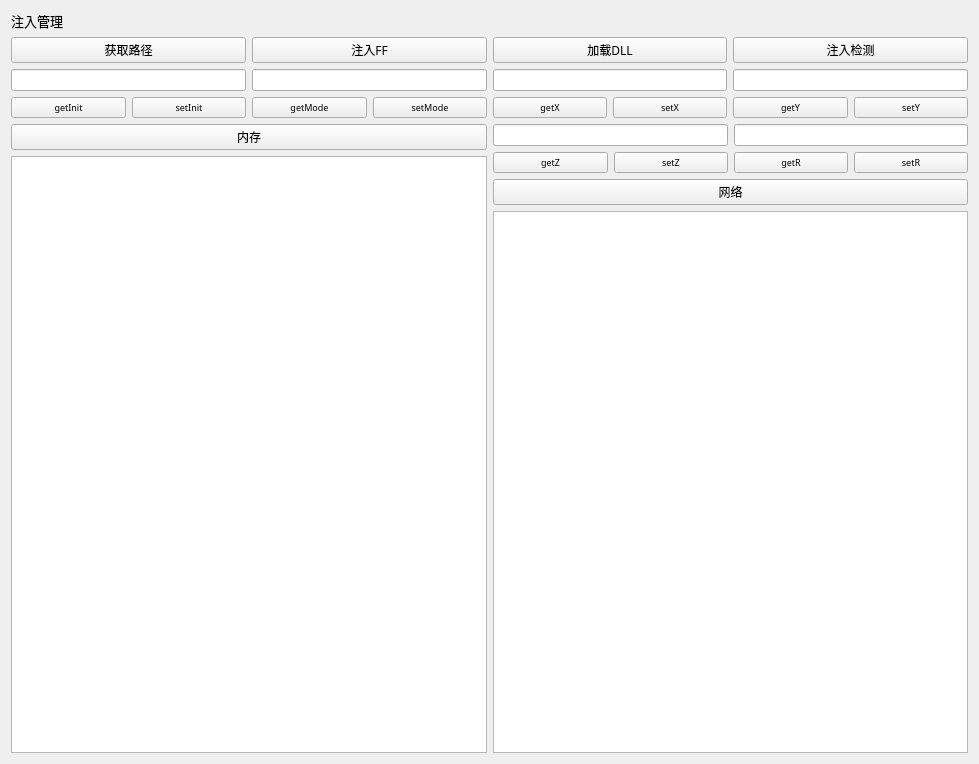
<?xml version="1.0" encoding="UTF-8"?>
<ui version="4.0">
 <class>FFMonitor</class>
 <widget class="QWidget" name="FFMonitor">
  <property name="geometry">
   <rect>
    <x>0</x>
    <y>0</y>
    <width>979</width>
    <height>764</height>
   </rect>
  </property>
  <property name="windowTitle">
   <string>FFMonitor</string>
  </property>
  <layout class="QGridLayout" name="gridLayout">
   <item row="0" column="0">
    <widget class="QLabel" name="label">
     <property name="font">
      <font>
       <family>黑体</family>
       <pointsize>10</pointsize>
      </font>
     </property>
     <property name="text">
      <string>注入管理</string>
     </property>
    </widget>
   </item>
   <item row="1" column="0" colspan="2">
    <layout class="QVBoxLayout" name="verticalLayout_5">
     <item>
      <layout class="QHBoxLayout" name="horizontalLayout">
       <item>
        <widget class="QPushButton" name="pb_getpath">
         <property name="font">
          <font>
           <family>黑体</family>
          </font>
         </property>
         <property name="text">
          <string>获取路径</string>
         </property>
        </widget>
       </item>
       <item>
        <widget class="QPushButton" name="pb_injectff">
         <property name="font">
          <font>
           <family>黑体</family>
          </font>
         </property>
         <property name="text">
          <string>注入FF</string>
         </property>
        </widget>
       </item>
       <item>
        <widget class="QPushButton" name="pb_loaddll">
         <property name="font">
          <font>
           <family>黑体</family>
          </font>
         </property>
         <property name="text">
          <string>加载DLL</string>
         </property>
        </widget>
       </item>
       <item>
        <widget class="QPushButton" name="pb_check">
         <property name="font">
          <font>
           <family>黑体</family>
          </font>
         </property>
         <property name="text">
          <string>注入检测</string>
         </property>
        </widget>
       </item>
      </layout>
     </item>
     <item>
      <layout class="QHBoxLayout" name="horizontalLayout_6">
       <item>
        <layout class="QVBoxLayout" name="verticalLayout_4">
         <item>
          <widget class="QLineEdit" name="lineEdit"/>
         </item>
         <item>
          <layout class="QHBoxLayout" name="horizontalLayout_5">
           <item>
            <widget class="QPushButton" name="pb_getinit">
             <property name="font">
              <font>
               <family>黑体</family>
               <pointsize>7</pointsize>
              </font>
             </property>
             <property name="text">
              <string>getInit</string>
             </property>
            </widget>
           </item>
           <item>
            <widget class="QPushButton" name="pb_setinit">
             <property name="font">
              <font>
               <family>黑体</family>
               <pointsize>7</pointsize>
              </font>
             </property>
             <property name="text">
              <string>setInit</string>
             </property>
            </widget>
           </item>
          </layout>
         </item>
        </layout>
       </item>
       <item>
        <layout class="QVBoxLayout" name="verticalLayout_3">
         <item>
          <widget class="QLineEdit" name="lineEdit_2"/>
         </item>
         <item>
          <layout class="QHBoxLayout" name="horizontalLayout_4">
           <item>
            <widget class="QPushButton" name="pb_getmode">
             <property name="font">
              <font>
               <family>黑体</family>
               <pointsize>7</pointsize>
              </font>
             </property>
             <property name="text">
              <string>getMode</string>
             </property>
            </widget>
           </item>
           <item>
            <widget class="QPushButton" name="pb_setmode">
             <property name="font">
              <font>
               <family>黑体</family>
               <pointsize>7</pointsize>
              </font>
             </property>
             <property name="text">
              <string>setMode</string>
             </property>
            </widget>
           </item>
          </layout>
         </item>
        </layout>
       </item>
       <item>
        <layout class="QVBoxLayout" name="verticalLayout_2">
         <item>
          <widget class="QLineEdit" name="lineEdit_3"/>
         </item>
         <item>
          <layout class="QHBoxLayout" name="horizontalLayout_3">
           <item>
            <widget class="QPushButton" name="pb_getx">
             <property name="font">
              <font>
               <family>黑体</family>
               <pointsize>7</pointsize>
              </font>
             </property>
             <property name="text">
              <string>getX</string>
             </property>
            </widget>
           </item>
           <item>
            <widget class="QPushButton" name="pb_setx">
             <property name="font">
              <font>
               <family>黑体</family>
               <pointsize>7</pointsize>
              </font>
             </property>
             <property name="text">
              <string>setX</string>
             </property>
            </widget>
           </item>
          </layout>
         </item>
        </layout>
       </item>
       <item>
        <layout class="QVBoxLayout" name="verticalLayout">
         <item>
          <widget class="QLineEdit" name="lineEdit_4"/>
         </item>
         <item>
          <layout class="QHBoxLayout" name="horizontalLayout_2">
           <item>
            <widget class="QPushButton" name="pb_gety">
             <property name="font">
              <font>
               <family>黑体</family>
               <pointsize>7</pointsize>
              </font>
             </property>
             <property name="text">
              <string>getY</string>
             </property>
            </widget>
           </item>
           <item>
            <widget class="QPushButton" name="pb_sety">
             <property name="font">
              <font>
               <family>黑体</family>
               <pointsize>7</pointsize>
              </font>
             </property>
             <property name="text">
              <string>setY</string>
             </property>
            </widget>
           </item>
          </layout>
         </item>
        </layout>
       </item>
      </layout>
     </item>
    </layout>
   </item>
   <item row="2" column="0">
    <widget class="QPushButton" name="pb_memo">
     <property name="font">
      <font>
       <family>黑体</family>
      </font>
     </property>
     <property name="text">
      <string>内存</string>
     </property>
    </widget>
   </item>
   <item row="2" column="1" rowspan="2">
    <layout class="QHBoxLayout" name="horizontalLayout_9">
     <item>
      <layout class="QVBoxLayout" name="verticalLayout_6">
       <item>
        <widget class="QLineEdit" name="lineEdit_5"/>
       </item>
       <item>
        <layout class="QHBoxLayout" name="horizontalLayout_7">
         <item>
          <widget class="QPushButton" name="pb_getz">
           <property name="font">
            <font>
             <family>黑体</family>
             <pointsize>7</pointsize>
            </font>
           </property>
           <property name="text">
            <string>getZ</string>
           </property>
          </widget>
         </item>
         <item>
          <widget class="QPushButton" name="pb_setz">
           <property name="font">
            <font>
             <family>黑体</family>
             <pointsize>7</pointsize>
            </font>
           </property>
           <property name="text">
            <string>setZ</string>
           </property>
          </widget>
         </item>
        </layout>
       </item>
      </layout>
     </item>
     <item>
      <layout class="QVBoxLayout" name="verticalLayout_7">
       <item>
        <widget class="QLineEdit" name="lineEdit_6"/>
       </item>
       <item>
        <layout class="QHBoxLayout" name="horizontalLayout_8">
         <item>
          <widget class="QPushButton" name="pb_getr">
           <property name="font">
            <font>
             <family>黑体</family>
             <pointsize>7</pointsize>
            </font>
           </property>
           <property name="text">
            <string>getR</string>
           </property>
          </widget>
         </item>
         <item>
          <widget class="QPushButton" name="pb_setr">
           <property name="font">
            <font>
             <family>黑体</family>
             <pointsize>7</pointsize>
            </font>
           </property>
           <property name="text">
            <string>setR</string>
           </property>
          </widget>
         </item>
        </layout>
       </item>
      </layout>
     </item>
    </layout>
   </item>
   <item row="3" column="0" rowspan="3">
    <widget class="QTableView" name="tableView"/>
   </item>
   <item row="4" column="1">
    <widget class="QPushButton" name="pb_net">
     <property name="font">
      <font>
       <family>黑体</family>
      </font>
     </property>
     <property name="text">
      <string>网络</string>
     </property>
    </widget>
   </item>
   <item row="5" column="1">
    <widget class="QTextEdit" name="textEdit"/>
   </item>
  </layout>
 </widget>
 <layoutdefault spacing="6" margin="11"/>
 <resources/>
 <connections/>
</ui>
